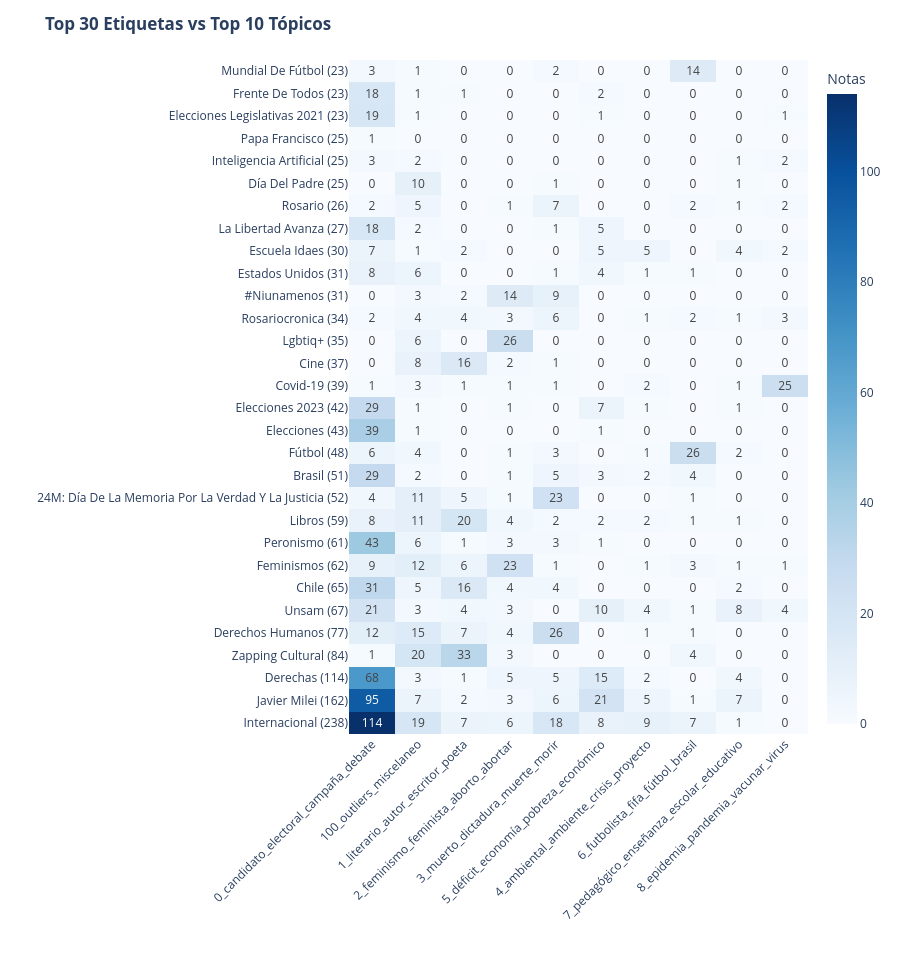

Notebook source saved alongside this figure:
### Code cell
TOP_TAGS = 30
TOP_TOPICOS = 10


# 1. Filtrar tópicos válidos directamente
df_tags_topics = df_desanidado.copy()

# 2. Rankings Top N sin pisar la variable global tag_counts
top_tags_series = df_tags_topics.groupby("tag")["doc_id"].nunique().nlargest(TOP_TAGS)
top_nombres_tags = top_tags_series.index.tolist()
mapeo_etiqueta_total = {tag: f"{tag} ({conteo})" for tag, conteo in top_tags_series.items()}
orden_filas = [mapeo_etiqueta_total[tag] for tag in top_nombres_tags][::-1]

top_topics_series = df_tags_topics.groupby("topic_name")["doc_id"].nunique().nlargest(TOP_TOPICOS)
top_nombres_topics = top_topics_series.index.tolist()

# 3. Filtrar y mapear etiqueta
df_top = df_tags_topics[
    df_tags_topics["tag"].isin(top_nombres_tags) & 
    df_tags_topics["topic_name"].isin(top_nombres_topics)
].copy()
df_top["tag_label"] = df_top["tag"].map(mapeo_etiqueta_total)

# 4. Matriz de contingencia reordenada
matriz = (
    pd.crosstab(df_top["tag_label"], df_top["topic_name"])
    .reindex(index=orden_filas, columns=top_nombres_topics, fill_value=0)
)
matriz = matriz.loc[:, matriz.sum(axis=0) > 0]

# 5. Render del Heatmap
fig_heatmap = px.imshow(
    matriz,
    labels=dict(x="Tópico Semántico (BERTopic)", y="", color="Notas"),
    x=matriz.columns,
    y=matriz.index,
    color_continuous_scale="Blues",
    aspect="auto",
    text_auto=True
)

fig_heatmap.update_traces(
    hovertemplate="<b>Tag:</b> %{y}<br><b>Tópico:</b> %{x}<br><b>Notas solapadas:</b> %{z}<extra></extra>"
)

fig_heatmap.update_layout(
    title=f"<b>Top {TOP_TAGS} Etiquetas vs Top {TOP_TOPICOS} Tópicos</b>",
    xaxis_title="",
    yaxis_title="",
    height=max(600, TOP_TAGS * 32),
    plot_bgcolor="rgba(0,0,0,0)",
    paper_bgcolor="#fff",
    margin=dict(l=180, b=180)
)
fig_heatmap.update_xaxes(tickangle=-45)

fig_heatmap.write_html(OUTPUT_DIR / f"04_top{TOP_TAGS}_tags_vs_top{TOP_TOPICOS}_topicos_heatmap.html")
fig_heatmap.show()

### Figure 1 — Plotly figure (JSON) as saved in the notebook; plotly's stock layout.template omitted (floating-point values rounded to 4 significant figures; data arrays with more than 128 entries replaced by an {"elided": "..."} marker saying what was removed)
{"data": [{"coloraxis": "coloraxis", "hovertemplate": "<b>Tag:</b> %{y}<br><b>Tópico:</b> %{x}<br><b>Notas solapadas:</b> %{z}<extra></extra>", "name": "0", "texttemplate": "%{z}", "type": "heatmap", "x": ["0_candidato_electoral_campaña_debate", "100_outliers_miscelaneo", "1_literario_autor_escritor_poeta", "2_feminismo_feminista_aborto_abortar", "3_muerto_dictadura_muerte_morir", "5_déficit_economía_pobreza_económico", "4_ambiental_ambiente_crisis_proyecto", "6_futbolista_fifa_fútbol_brasil", "7_pedagógico_enseñanza_escolar_educativo", "8_epidemia_pandemia_vacunar_virus"], "xaxis": "x", "y": ["Mundial De Fútbol (23)", "Frente De Todos (23)", "Elecciones Legislativas 2021 (23)", "Papa Francisco (25)", "Inteligencia Artificial (25)", "Día Del Padre (25)", "Rosario (26)", "La Libertad Avanza (27)", "Escuela Idaes (30)", "Estados Unidos (31)", "#Niunamenos (31)", "Rosariocronica (34)", "Lgbtiq+ (35)", "Cine (37)", "Covid-19 (39)", "Elecciones 2023 (42)", "Elecciones (43)", "Fútbol (48)", "Brasil (51)", "24M: Día De La Memoria Por La Verdad Y La Justicia (52)", "Libros (59)", "Peronismo (61)", "Feminismos (62)", "Chile (65)", "Unsam (67)", "Derechos Humanos (77)", "Zapping Cultural (84)", "Derechas (114)", "Javier Milei (162)", "Internacional (238)"], "yaxis": "y", "z": {"elided": "30x10 int values"}}], "layout": {"coloraxis": {"autocolorscale": false, "colorbar": {"title": {"text": "Notas"}}, "colorscale": [[0, "rgb(247,251,255)"], [0.125, "rgb(222,235,247)"], [0.25, "rgb(198,219,239)"], [0.375, "rgb(158,202,225)"], [0.5, "rgb(107,174,214)"], [0.625, "rgb(66,146,198)"], [0.75, "rgb(33,113,181)"], [0.875, "rgb(8,81,156)"], [1, "rgb(8,48,107)"]]}, "height": 960, "margin": {"b": 180, "l": 180, "t": 60}, "paper_bgcolor": "#fff", "plot_bgcolor": "rgba(0,0,0,0)", "title": {"text": "<b>Top 30 Etiquetas vs Top 10 Tópicos</b>"}, "xaxis": {"anchor": "y", "domain": [0, 1], "tickangle": -45, "title": {"text": ""}}, "yaxis": {"anchor": "x", "autorange": "reversed", "domain": [0, 1], "title": {"text": ""}}}}
